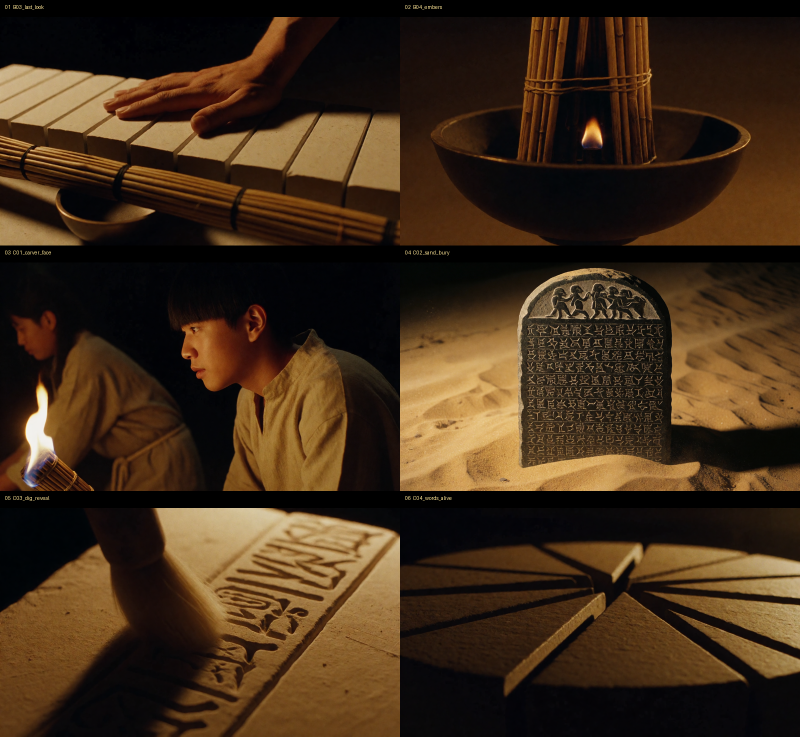
#> input picture results/_r841bmc_qc_sheets/QC_SHEET_01.png, 1600 x 1473 px, given as the content of the folder fleet/mv0001-handover/outbound/krea2/30s-reel-v1/frames_full, which was not available (shown at 1/2 size)
$ python _r841bmc_build_sheets.py
#> lines starting #> are read from the running program, lines starting #| are printed output that depends on the picture; pictures that were not available may be replaced by others from this repository, and a replacement may not be noted
# -*- coding: utf-8 -*-
# r841 KF QC contact sheets: 6 frames per sheet (3x2), labeled cells.
import os, sys
from PIL import Image, ImageDraw

D = r"K:\Fluxgroup\FluxGroup\cph4\fleet\mv0001-handover\outbound\krea2\30s-reel-v1\frames_full"
OUT = r"K:\Fluxgroup\FluxGroup\quant\bigmoney\results\_r841bmc_qc_sheets"
os.makedirs(OUT, exist_ok=True)

skip = {"B01_weary", "B02_far_home"}  # regenerating with fixed prompt
ids = sorted(f[:-4] for f in os.listdir(D) if f.endswith(".png") and f[:-4] not in skip)
CELL_W, CELL_H, LABEL_H = 800, 457, 34  # 1344x768 scaled by ~0.596

COLS, ROWS = 2, 3
PER = COLS * ROWS
sheets = []
for s in range(0, len(ids), PER):
    chunk = ids[s:s+PER]
    W = COLS * CELL_W
    H = ROWS * (CELL_H + LABEL_H)
    img = Image.new("RGB", (W, H), (24, 24, 24))
#> img: PIL image 1600x1473 RGB; every value is 24
    dr = ImageDraw.Draw(img)
    for i, sid in enumerate(chunk):
        r, c = divmod(i, COLS)
        x0, y0 = c * CELL_W, r * (CELL_H + LABEL_H)
        dr.rectangle([x0, y0, x0 + CELL_W - 1, y0 + LABEL_H - 1], fill=(0, 0, 0))
        dr.text((x0 + 10, y0 + 8), "%02d  %s" % (s + i + 1, sid), fill=(255, 230, 150))
        im = Image.open(os.path.join(D, sid + ".png")).convert("RGB").resize((CELL_W, CELL_H), Image.LANCZOS)
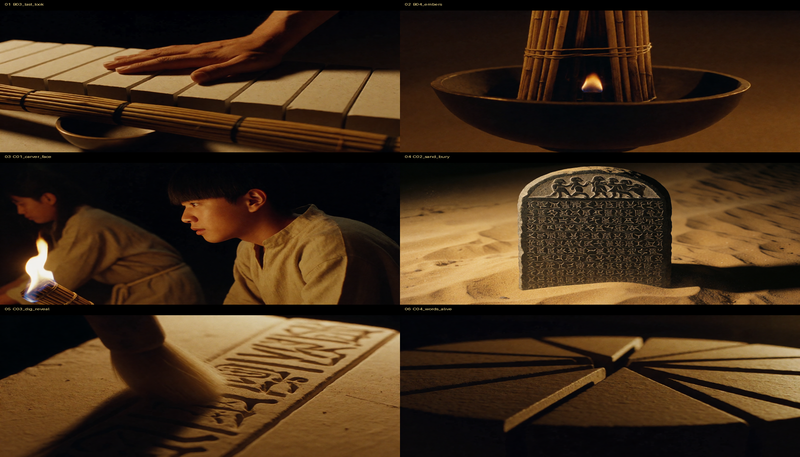
#> im: PIL image 800x457 RGB; mean R, G, B 64.8, 44.7, 25.1
        img.paste(im, (x0, y0 + LABEL_H))
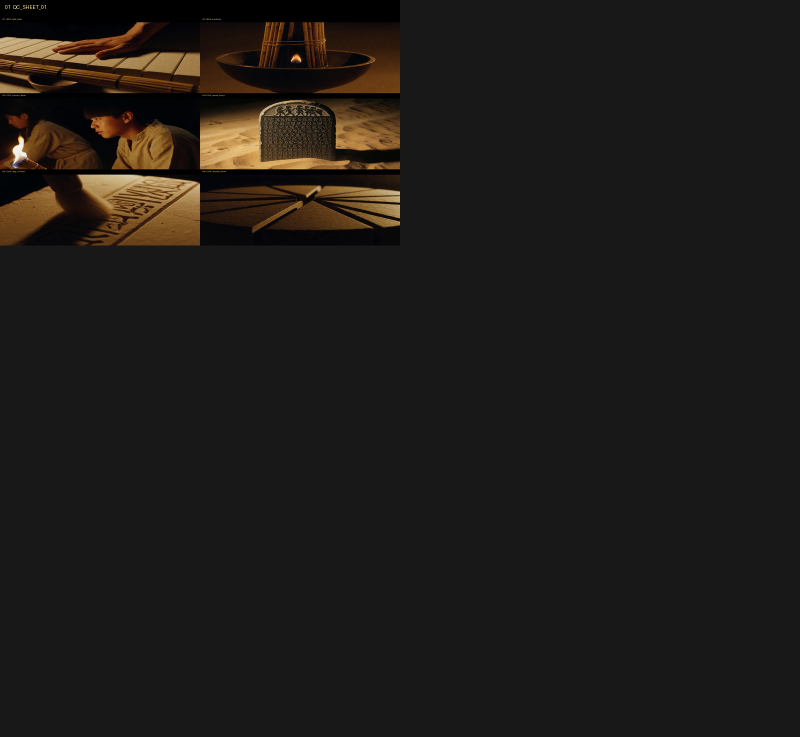
#> img: PIL image 1600x1473 RGB (shown at 1/2 size); mean R, G, B 30.1, 27, 23.9
    path = os.path.join(OUT, "QC_SHEET_%02d.png" % (s // PER + 1))
    img.save(path, optimize=True)
    sheets.append((path, chunk))
    print(path, "frames=%d" % len(chunk), " ".join(chunk))
print("TOTAL sheets=%d frames=%d" % (len(sheets), len(ids)))

$ run again, on results/_r841bmc_qc_sheets/QC_SHEET_07.png
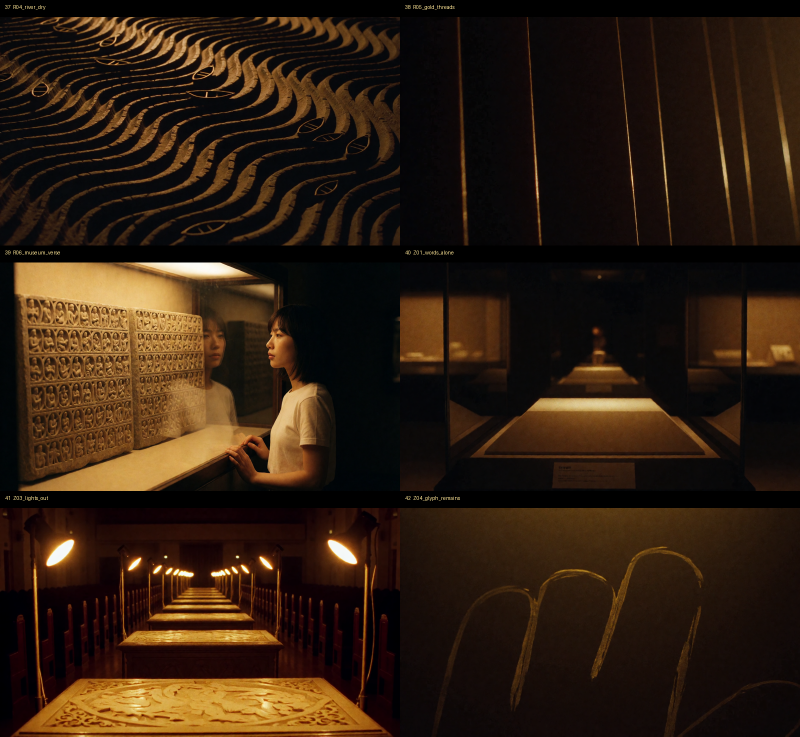
#> input picture results/_r841bmc_qc_sheets/QC_SHEET_07.png, 1600 x 1473 px, given as the content of the folder fleet/mv0001-handover/outbound/krea2/30s-reel-v1/frames_full, which was not available (shown at 1/2 size)
#> `im = Image.open(os.path.join(D, sid + ".png")).convert("RGB").resize((..`:
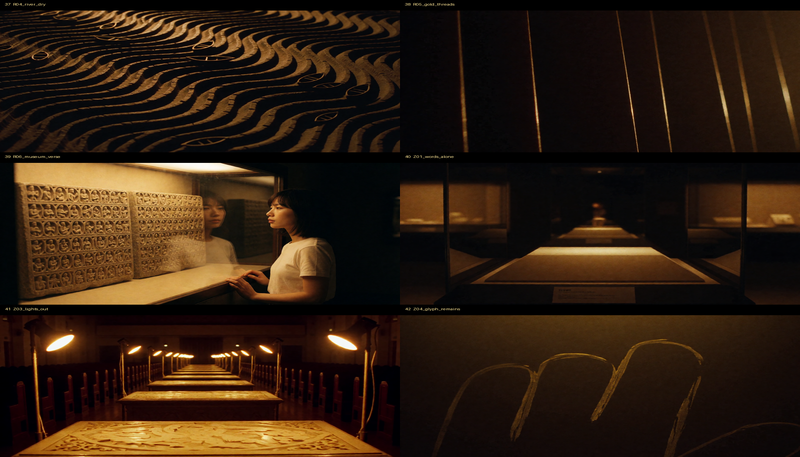
#> im: PIL image 800x457 RGB; mean R, G, B 46.9, 30, 16.1
#> `img.paste(im, (x0, y0 + LABEL_H))`:
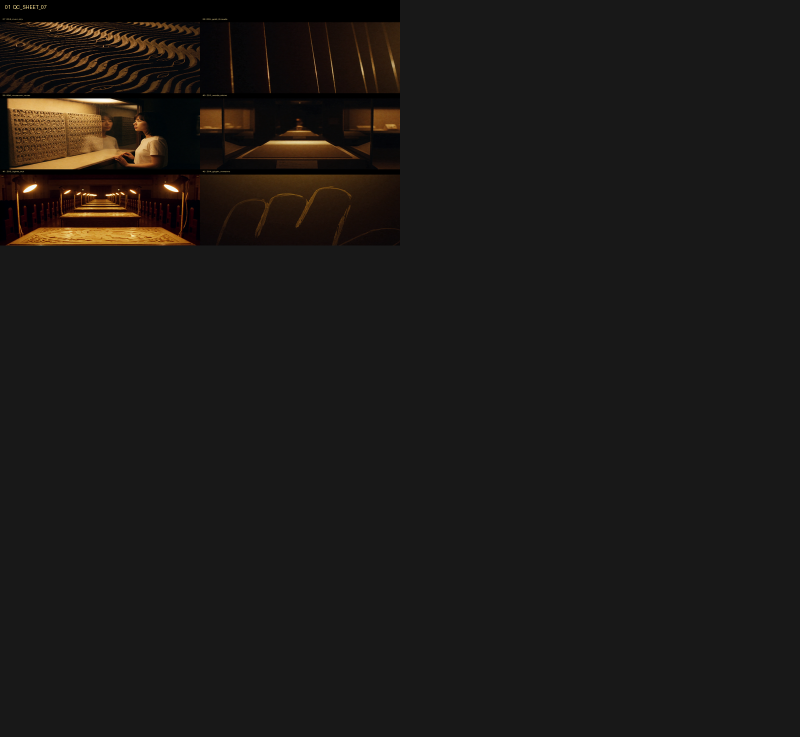
#> img: PIL image 1600x1473 RGB (shown at 1/2 size); mean R, G, B 27.3, 24.7, 22.5
